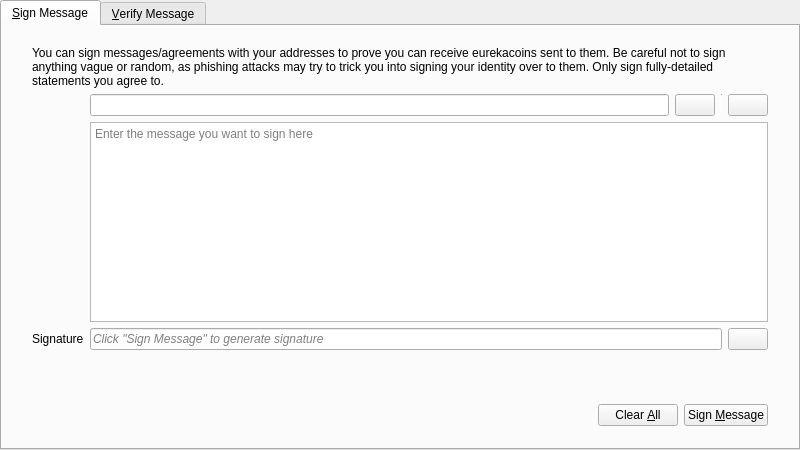
<?xml version="1.0" encoding="UTF-8"?>
<ui version="4.0">
 <class>SignVerifyMessageDialog</class>
 <widget class="QDialog" name="SignVerifyMessageDialog">
  <property name="geometry">
   <rect>
    <x>0</x>
    <y>0</y>
    <width>800</width>
    <height>450</height>
   </rect>
  </property>
  <property name="windowTitle">
   <string>Signatures - Sign / Verify a Message</string>
  </property>
  <property name="modal">
   <bool>true</bool>
  </property>
  <layout class="QVBoxLayout" name="verticalLayout">
   <property name="leftMargin">
    <number>0</number>
   </property>
   <property name="topMargin">
    <number>0</number>
   </property>
   <property name="rightMargin">
    <number>0</number>
   </property>
   <property name="bottomMargin">
    <number>0</number>
   </property>
   <item>
    <widget class="QTabWidget" name="tabWidget">
     <property name="currentIndex">
      <number>0</number>
     </property>
     <widget class="QWidget" name="tabSignMessage">
      <attribute name="title">
       <string>&amp;Sign Message</string>
      </attribute>
      <layout class="QVBoxLayout" name="verticalLayout_SM">
       <property name="leftMargin">
        <number>0</number>
       </property>
       <property name="topMargin">
        <number>0</number>
       </property>
       <property name="rightMargin">
        <number>0</number>
       </property>
       <property name="bottomMargin">
        <number>0</number>
       </property>
       <item>
        <layout class="QVBoxLayout" name="verticalLayout_3">
         <property name="leftMargin">
          <number>30</number>
         </property>
         <property name="topMargin">
          <number>20</number>
         </property>
         <property name="rightMargin">
          <number>30</number>
         </property>
         <property name="bottomMargin">
          <number>20</number>
         </property>
         <item>
          <layout class="QGridLayout" name="gridLayout">
           <item row="1" column="1">
            <layout class="QHBoxLayout" name="horizontalLayout_1_SM">
             <property name="spacing">
              <number>6</number>
             </property>
             <item>
              <widget class="QValidatedLineEdit" name="addressIn_SM">
               <property name="toolTip">
                <string>The Eurekacoin address to sign the message with</string>
               </property>
              </widget>
             </item>
             <item>
              <widget class="EurekacoinPushButton" name="addressBookButton_SM">
               <property name="toolTip">
                <string>Choose previously used address</string>
               </property>
               <property name="text">
                <string/>
               </property>
               <property name="icon">
                <iconset resource="../bitcoin.qrc">
                 <normaloff>:/icons/address-book</normaloff>:/icons/address-book</iconset>
               </property>
               <property name="shortcut">
                <string>Alt+A</string>
               </property>
               <property name="autoDefault">
                <bool>false</bool>
               </property>
              </widget>
             </item>
             <item>
              <widget class="Line" name="vLine">
               <property name="maximumSize">
                <size>
                 <width>1</width>
                 <height>22</height>
                </size>
               </property>
               <property name="orientation">
                <enum>Qt::Vertical</enum>
               </property>
              </widget>
             </item>
             <item>
              <widget class="EurekacoinPushButton" name="pasteButton_SM">
               <property name="toolTip">
                <string>Paste address from clipboard</string>
               </property>
               <property name="text">
                <string/>
               </property>
               <property name="icon">
                <iconset resource="../bitcoin.qrc">
                 <normaloff>:/icons/editpaste</normaloff>:/icons/editpaste</iconset>
               </property>
               <property name="shortcut">
                <string>Alt+P</string>
               </property>
               <property name="autoDefault">
                <bool>false</bool>
               </property>
              </widget>
             </item>
            </layout>
           </item>
           <item row="2" column="1">
            <widget class="QPlainTextEdit" name="messageIn_SM">
             <property name="toolTip">
              <string>Enter the message you want to sign here</string>
             </property>
             <property name="placeholderText">
              <string>Enter the message you want to sign here</string>
             </property>
            </widget>
           </item>
           <item row="3" column="1">
            <layout class="QHBoxLayout" name="horizontalLayout_2_SM">
             <property name="spacing">
              <number>6</number>
             </property>
             <item>
              <widget class="QLineEdit" name="signatureOut_SM">
               <property name="font">
                <font>
                 <italic>true</italic>
                </font>
               </property>
               <property name="readOnly">
                <bool>true</bool>
               </property>
               <property name="placeholderText">
                <string>Click &quot;Sign Message&quot; to generate signature</string>
               </property>
              </widget>
             </item>
             <item>
              <widget class="EurekacoinPushButton" name="copySignatureButton_SM">
               <property name="toolTip">
                <string>Copy the current signature to the system clipboard</string>
               </property>
               <property name="text">
                <string/>
               </property>
               <property name="icon">
                <iconset resource="../bitcoin.qrc">
                 <normaloff>:/icons/editcopy</normaloff>:/icons/editcopy</iconset>
               </property>
               <property name="autoDefault">
                <bool>false</bool>
               </property>
              </widget>
             </item>
            </layout>
           </item>
           <item row="3" column="0">
            <widget class="QLabel" name="signatureLabel_SM">
             <property name="text">
              <string>Signature</string>
             </property>
             <property name="textFormat">
              <enum>Qt::PlainText</enum>
             </property>
            </widget>
           </item>
           <item row="0" column="0" colspan="2">
            <widget class="QLabel" name="infoLabel_SM">
             <property name="text">
              <string>You can sign messages/agreements with your addresses to prove you can receive eurekacoins sent to them. Be careful not to sign anything vague or random, as phishing attacks may try to trick you into signing your identity over to them. Only sign fully-detailed statements you agree to.</string>
             </property>
             <property name="textFormat">
              <enum>Qt::PlainText</enum>
             </property>
             <property name="wordWrap">
              <bool>true</bool>
             </property>
            </widget>
           </item>
          </layout>
         </item>
        </layout>
       </item>
       <item>
        <widget class="QWidget" name="buttonsContainerWhite" native="true">
         <layout class="QHBoxLayout" name="horizontalLayout">
          <property name="leftMargin">
           <number>30</number>
          </property>
          <property name="topMargin">
           <number>15</number>
          </property>
          <property name="rightMargin">
           <number>30</number>
          </property>
          <item>
           <spacer name="horizontalSpacer_1_SM">
            <property name="orientation">
             <enum>Qt::Horizontal</enum>
            </property>
            <property name="sizeHint" stdset="0">
             <size>
              <width>40</width>
              <height>48</height>
             </size>
            </property>
           </spacer>
          </item>
          <item>
           <widget class="QLabel" name="statusLabel_SM">
            <property name="font">
             <font>
              <weight>75</weight>
              <bold>true</bold>
             </font>
            </property>
            <property name="text">
             <string/>
            </property>
            <property name="wordWrap">
             <bool>true</bool>
            </property>
           </widget>
          </item>
          <item>
           <spacer name="horizontalSpacer_2_SM">
            <property name="orientation">
             <enum>Qt::Horizontal</enum>
            </property>
            <property name="sizeHint" stdset="0">
             <size>
              <width>40</width>
              <height>48</height>
             </size>
            </property>
           </spacer>
          </item>
          <item>
           <widget class="EurekacoinPushButton" name="clearButton_SM">
            <property name="toolTip">
             <string>Reset all sign message fields</string>
            </property>
            <property name="text">
             <string>Clear &amp;All</string>
            </property>
            <property name="icon">
             <iconset resource="../bitcoin.qrc">
              <normaloff>:/icons/remove</normaloff>:/icons/remove</iconset>
            </property>
            <property name="autoDefault">
             <bool>false</bool>
            </property>
           </widget>
          </item>
          <item>
           <widget class="EurekacoinPushButton" name="signMessageButton_SM">
            <property name="toolTip">
             <string>Sign the message to prove you own this Eurekacoin address</string>
            </property>
            <property name="text">
             <string>Sign &amp;Message</string>
            </property>
            <property name="icon">
             <iconset resource="../bitcoin.qrc">
              <normaloff>:/icons/edit</normaloff>:/icons/edit</iconset>
            </property>
            <property name="autoDefault">
             <bool>false</bool>
            </property>
           </widget>
          </item>
         </layout>
        </widget>
       </item>
      </layout>
     </widget>
     <widget class="QWidget" name="tabVerifyMessage">
      <attribute name="title">
       <string>&amp;Verify Message</string>
      </attribute>
      <layout class="QVBoxLayout" name="verticalLayout_VM">
       <property name="leftMargin">
        <number>0</number>
       </property>
       <property name="topMargin">
        <number>0</number>
       </property>
       <property name="rightMargin">
        <number>0</number>
       </property>
       <property name="bottomMargin">
        <number>0</number>
       </property>
       <item>
        <layout class="QVBoxLayout" name="verticalLayout_2">
         <property name="leftMargin">
          <number>30</number>
         </property>
         <property name="topMargin">
          <number>20</number>
         </property>
         <property name="rightMargin">
          <number>30</number>
         </property>
         <property name="bottomMargin">
          <number>20</number>
         </property>
         <item>
          <widget class="QLabel" name="infoLabel_VM">
           <property name="text">
            <string>Enter the receiver's address, message (ensure you copy line breaks, spaces, tabs, etc. exactly) and signature below to verify the message. Be careful not to read more into the signature than what is in the signed message itself, to avoid being tricked by a man-in-the-middle attack. Note that this only proves the signing party receives with the address, it cannot prove sendership of any transaction!</string>
           </property>
           <property name="textFormat">
            <enum>Qt::PlainText</enum>
           </property>
           <property name="alignment">
            <set>Qt::AlignLeading|Qt::AlignLeft|Qt::AlignTop</set>
           </property>
           <property name="wordWrap">
            <bool>true</bool>
           </property>
          </widget>
         </item>
         <item>
          <layout class="QHBoxLayout" name="horizontalLayout_1_VM">
           <property name="spacing">
            <number>6</number>
           </property>
           <item>
            <widget class="QValidatedLineEdit" name="addressIn_VM">
             <property name="toolTip">
              <string>The Eurekacoin address the message was signed with</string>
             </property>
            </widget>
           </item>
           <item>
            <widget class="EurekacoinPushButton" name="addressBookButton_VM">
             <property name="toolTip">
              <string>Choose previously used address</string>
             </property>
             <property name="text">
              <string/>
             </property>
             <property name="icon">
              <iconset resource="../bitcoin.qrc">
               <normaloff>:/icons/address-book</normaloff>:/icons/address-book</iconset>
             </property>
             <property name="shortcut">
              <string>Alt+A</string>
             </property>
             <property name="autoDefault">
              <bool>false</bool>
             </property>
            </widget>
           </item>
          </layout>
         </item>
         <item>
          <widget class="QPlainTextEdit" name="messageIn_VM">
           <property name="toolTip">
            <string>The signed message to verify</string>
           </property>
           <property name="placeholderText">
            <string>The signed message to verify</string>
           </property>
          </widget>
         </item>
         <item>
          <widget class="QValidatedLineEdit" name="signatureIn_VM">
           <property name="toolTip">
            <string>The signature given when the message was signed</string>
           </property>
           <property name="placeholderText">
            <string>The signature given when the message was signed</string>
           </property>
          </widget>
         </item>
        </layout>
       </item>
       <item>
        <widget class="QWidget" name="buttonsContainerWhite_" native="true">
         <layout class="QHBoxLayout" name="horizontalLayout_2">
          <property name="leftMargin">
           <number>30</number>
          </property>
          <property name="topMargin">
           <number>15</number>
          </property>
          <property name="rightMargin">
           <number>30</number>
          </property>
          <item>
           <spacer name="horizontalSpacer_1_VM">
            <property name="orientation">
             <enum>Qt::Horizontal</enum>
            </property>
            <property name="sizeHint" stdset="0">
             <size>
              <width>40</width>
              <height>48</height>
             </size>
            </property>
           </spacer>
          </item>
          <item>
           <widget class="QLabel" name="statusLabel_VM">
            <property name="font">
             <font>
              <weight>75</weight>
              <bold>true</bold>
             </font>
            </property>
            <property name="text">
             <string/>
            </property>
            <property name="wordWrap">
             <bool>true</bool>
            </property>
           </widget>
          </item>
          <item>
           <spacer name="horizontalSpacer_2_VM">
            <property name="orientation">
             <enum>Qt::Horizontal</enum>
            </property>
            <property name="sizeHint" stdset="0">
             <size>
              <width>40</width>
              <height>48</height>
             </size>
            </property>
           </spacer>
          </item>
          <item>
           <widget class="EurekacoinPushButton" name="clearButton_VM">
            <property name="toolTip">
             <string>Reset all verify message fields</string>
            </property>
            <property name="text">
             <string>Clear &amp;All</string>
            </property>
            <property name="icon">
             <iconset resource="../bitcoin.qrc">
              <normaloff>:/icons/remove</normaloff>:/icons/remove</iconset>
            </property>
            <property name="autoDefault">
             <bool>false</bool>
            </property>
           </widget>
          </item>
          <item>
           <widget class="EurekacoinPushButton" name="verifyMessageButton_VM">
            <property name="toolTip">
             <string>Verify the message to ensure it was signed with the specified Eurekacoin address</string>
            </property>
            <property name="text">
             <string>Verify &amp;Message</string>
            </property>
            <property name="icon">
             <iconset resource="../bitcoin.qrc">
              <normaloff>:/icons/transaction_0</normaloff>:/icons/transaction_0</iconset>
            </property>
            <property name="autoDefault">
             <bool>false</bool>
            </property>
           </widget>
          </item>
         </layout>
        </widget>
       </item>
      </layout>
     </widget>
    </widget>
   </item>
  </layout>
 </widget>
 <customwidgets>
  <customwidget>
   <class>QValidatedLineEdit</class>
   <extends>QLineEdit</extends>
   <header>qt/qvalidatedlineedit.h</header>
  </customwidget>
  <customwidget>
   <class>EurekacoinPushButton</class>
   <extends>QPushButton</extends>
   <header>qt/eurekacoinpushbutton.h</header>
  </customwidget>
 </customwidgets>
 <resources>
  <include location="../bitcoin.qrc"/>
 </resources>
 <connections/>
</ui>
